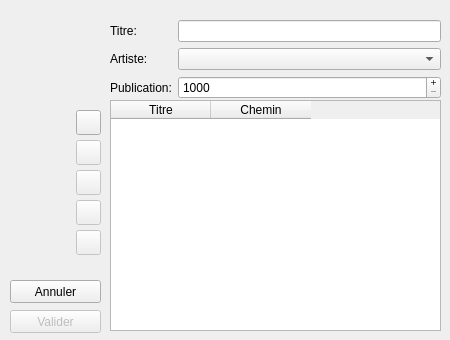
<?xml version="1.0" encoding="UTF-8"?>
<ui version="4.0">
 <class>AlbumWidget</class>
 <widget class="QWidget" name="AlbumWidget">
  <property name="geometry">
   <rect>
    <x>0</x>
    <y>0</y>
    <width>450</width>
    <height>340</height>
   </rect>
  </property>
  <property name="windowTitle">
   <string>Form</string>
  </property>
  <widget class="QPushButton" name="boutonSupprimer">
   <property name="enabled">
    <bool>false</bool>
   </property>
   <property name="geometry">
    <rect>
     <x>76</x>
     <y>140</y>
     <width>25</width>
     <height>25</height>
    </rect>
   </property>
  </widget>
  <widget class="QPushButton" name="buttonCancel">
   <property name="geometry">
    <rect>
     <x>10</x>
     <y>280</y>
     <width>91</width>
     <height>23</height>
    </rect>
   </property>
   <property name="text">
    <string>Annuler</string>
   </property>
  </widget>
  <widget class="QPushButton" name="boutonHaut">
   <property name="enabled">
    <bool>false</bool>
   </property>
   <property name="geometry">
    <rect>
     <x>76</x>
     <y>170</y>
     <width>25</width>
     <height>25</height>
    </rect>
   </property>
  </widget>
  <widget class="QTableWidget" name="listeChanson">
   <property name="geometry">
    <rect>
     <x>110</x>
     <y>100</y>
     <width>331</width>
     <height>231</height>
    </rect>
   </property>
   <property name="lineWidth">
    <number>1</number>
   </property>
   <property name="showGrid">
    <bool>true</bool>
   </property>
   <column>
    <property name="text">
     <string>Titre</string>
    </property>
   </column>
   <column>
    <property name="text">
     <string>Chemin</string>
    </property>
   </column>
  </widget>
  <widget class="QPushButton" name="boutonAjouter">
   <property name="geometry">
    <rect>
     <x>76</x>
     <y>110</y>
     <width>25</width>
     <height>25</height>
    </rect>
   </property>
  </widget>
  <widget class="QPushButton" name="boutonBas">
   <property name="enabled">
    <bool>false</bool>
   </property>
   <property name="geometry">
    <rect>
     <x>76</x>
     <y>200</y>
     <width>25</width>
     <height>25</height>
    </rect>
   </property>
  </widget>
  <widget class="QPushButton" name="buttonSubmit">
   <property name="enabled">
    <bool>false</bool>
   </property>
   <property name="geometry">
    <rect>
     <x>10</x>
     <y>310</y>
     <width>91</width>
     <height>23</height>
    </rect>
   </property>
   <property name="text">
    <string>Valider</string>
   </property>
  </widget>
  <widget class="QWidget" name="formLayoutWidget">
   <property name="geometry">
    <rect>
     <x>110</x>
     <y>20</y>
     <width>331</width>
     <height>81</height>
    </rect>
   </property>
   <layout class="QFormLayout" name="formLayout">
    <property name="fieldGrowthPolicy">
     <enum>QFormLayout::AllNonFixedFieldsGrow</enum>
    </property>
    <item row="0" column="0">
     <widget class="QLabel" name="labelTitre">
      <property name="text">
       <string>Titre:</string>
      </property>
      <property name="buddy">
       <cstring>lineEditTitre</cstring>
      </property>
     </widget>
    </item>
    <item row="0" column="1">
     <widget class="QLineEdit" name="lineEditTitre"/>
    </item>
    <item row="1" column="0">
     <widget class="QLabel" name="labelArtiste">
      <property name="text">
       <string>Artiste:</string>
      </property>
      <property name="buddy">
       <cstring>selectArtiste</cstring>
      </property>
     </widget>
    </item>
    <item row="1" column="1">
     <widget class="QComboBox" name="selectArtiste"/>
    </item>
    <item row="2" column="0">
     <widget class="QLabel" name="labelDate">
      <property name="text">
       <string>Publication:</string>
      </property>
     </widget>
    </item>
    <item row="2" column="1">
     <widget class="QSpinBox" name="selectDate">
      <property name="buttonSymbols">
       <enum>QAbstractSpinBox::PlusMinus</enum>
      </property>
      <property name="minimum">
       <number>1000</number>
      </property>
      <property name="maximum">
       <number>3000</number>
      </property>
     </widget>
    </item>
   </layout>
  </widget>
  <widget class="QPushButton" name="buttonEdit">
   <property name="enabled">
    <bool>false</bool>
   </property>
   <property name="geometry">
    <rect>
     <x>76</x>
     <y>230</y>
     <width>25</width>
     <height>25</height>
    </rect>
   </property>
  </widget>
 </widget>
 <resources/>
 <connections/>
</ui>
